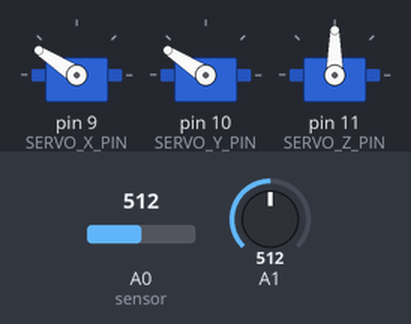
Recording of a sketch running on a simulated Arduino Uno, built with avr-gcc and run on an emulated ATmega328P. On the bench: 3 × servo. The test bench sets the inputs (shaded band); at power-on: A0 (sensor) = 512, A1 = 512.

Above: at 1.2 s.
1.3 s: A0 (sensor) set to 716
At 1.41 s:
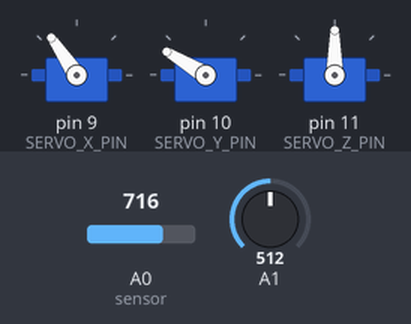
4.3 s: A1 set to 306
At 4.58 s:
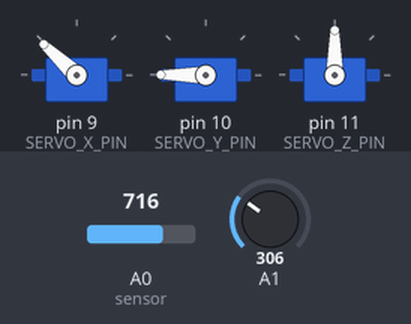
7.3 s: A0 (sensor) set to 900
8.8 s: A0 (sensor) set to 511
At 10.6 s:
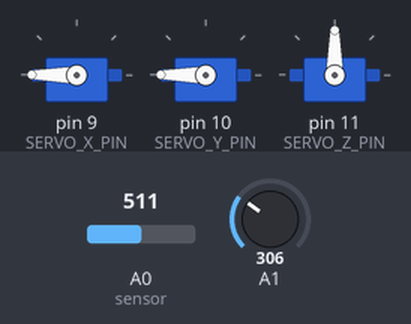
11.8 s: A1 set to 1023
Timing chart, 0 to 34.4 s (numbered marks = the images above; inputs shaded):
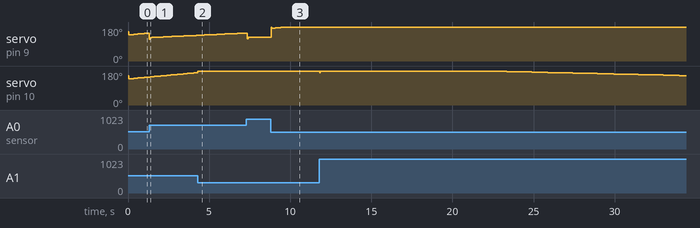

The sketch:

ball_balencer_PID.ino
```cpp
#include <Servo.h>

// Servo Pins
#define SERVO_X_PIN 9
#define SERVO_Y_PIN 10
#define SERVO_Z_PIN 11

// Servo objects
Servo servoX;
Servo servoY;
Servo servoZ;

// PID variables
float Kp = 1.2;
float Ki = 0.01;
float Kd = 0.4;

float errorX = 0, errorY = 0;
float previousErrorX = 0, previousErrorY = 0;
float integralX = 0, integralY = 0;

// Target position from Raspberry Pi
float targetX = 90;
float targetY = 90;

// Update from Pi via serial
void readSerialTarget() {
  if (Serial.available() >= 2) {
    targetX = Serial.read();
    targetY = Serial.read();
  }
}

void setup() {
  Serial.begin(9600);
  servoX.attach(SERVO_X_PIN);
  servoY.attach(SERVO_Y_PIN);
  servoZ.attach(SERVO_Z_PIN); // optional - tilt axis or stabilizer
  servoX.write(90);
  servoY.write(90);
  servoZ.write(90);
}

void loop() {
  readSerialTarget();

  float currentX = analogRead(A0) / 10.23; // 0-100 scale (e.g., IMU or position sensor)
  float currentY = analogRead(A1) / 10.23;

  errorX = targetX - currentX;
  integralX += errorX;
  float derivativeX = errorX - previousErrorX;
  float outputX = Kp * errorX + Ki * integralX + Kd * derivativeX;
  previousErrorX = errorX;

  errorY = targetY - currentY;
  integralY += errorY;
  float derivativeY = errorY - previousErrorY;
  float outputY = Kp * errorY + Ki * integralY + Kd * derivativeY;
  previousErrorY = errorY;

  servoX.write(constrain(90 + outputX, 0, 180));
  servoY.write(constrain(90 + outputY, 0, 180));
  servoZ.write(90);  // static or used for extra stabilization
  delay(50);
}
```
